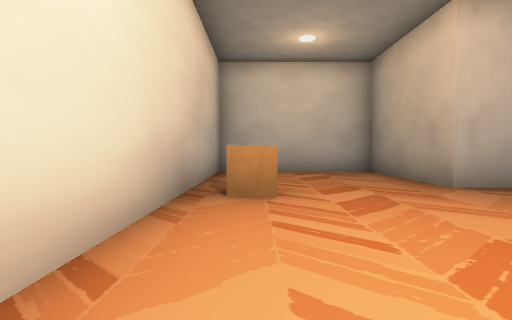
view 1 (above)

15 first-person views from a walk through a 3-D level made in the Unity game engine. The camera is 1.2 m above the floor, tilts 2° down and sees 80° across. The floor is counted in squares, 2 m on a side. Each view is taken from the middle of a square. On the plan, view 1 faces up. The plan holds only what a view shows up to about 9 squares ahead; the rest is blank. The place goes on beyond the plan. Some animated figures are left out. Door leaves are left out, so doorways stand open. Some surface patterns are stand-ins.

view 2
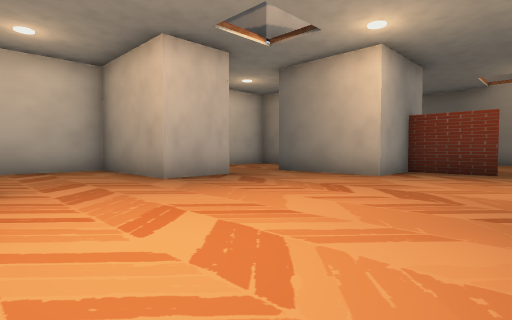

view 3
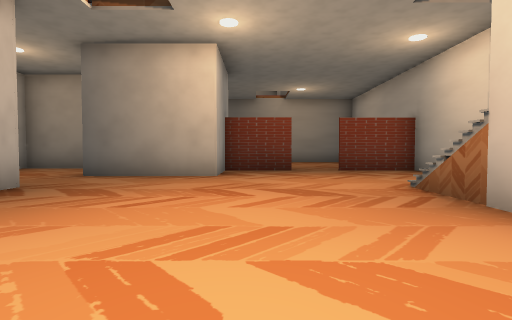

view 4
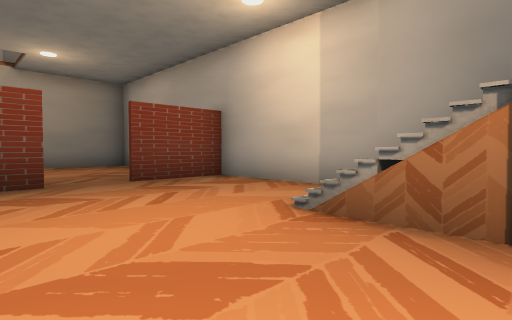

view 5
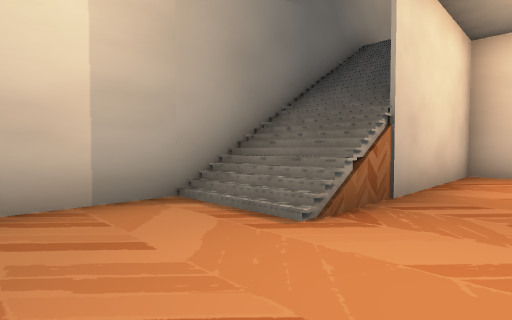

view 6
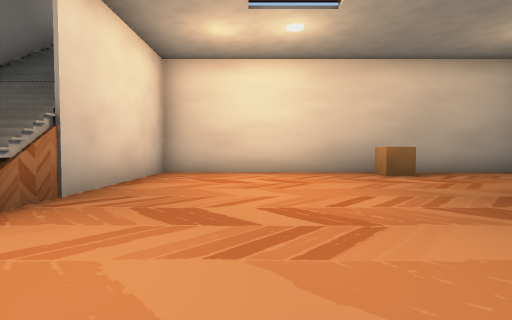

view 7
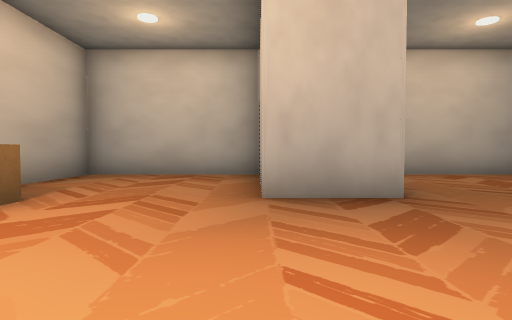

view 8
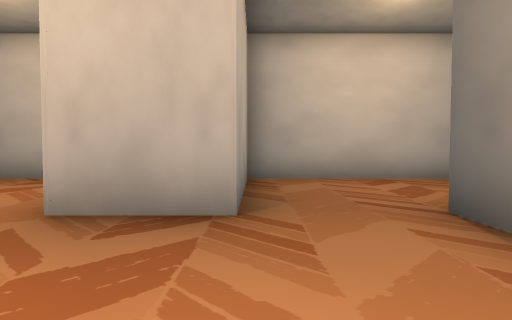

view 9
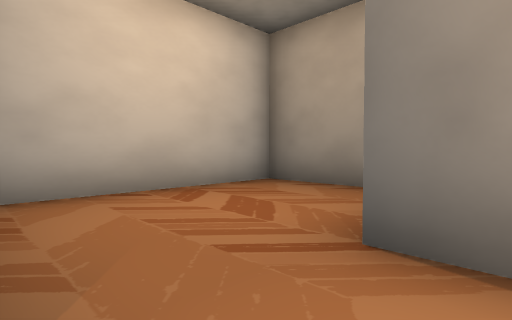

view 10
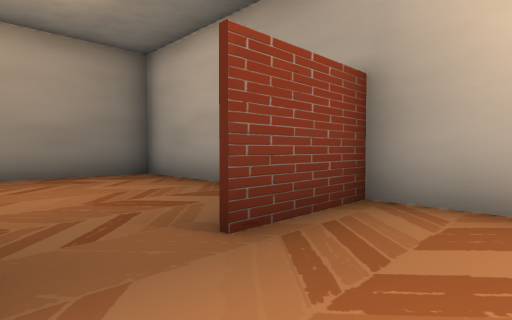

view 11
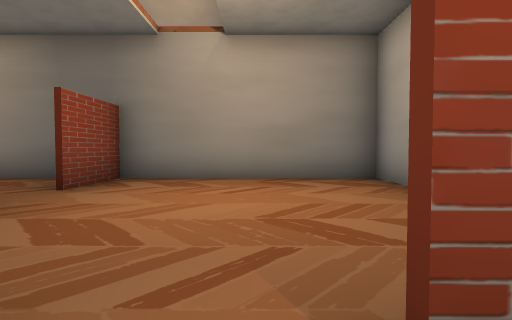

view 12
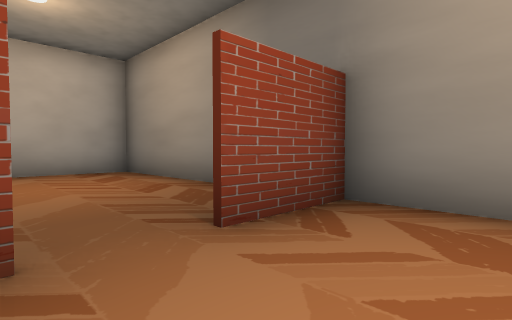

view 13
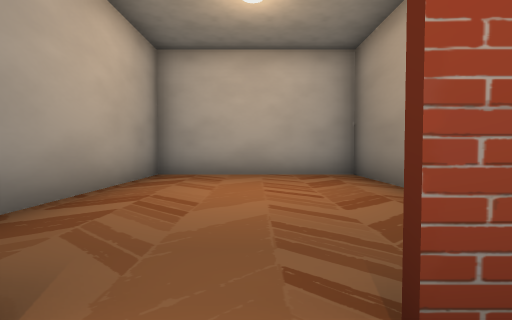

view 14
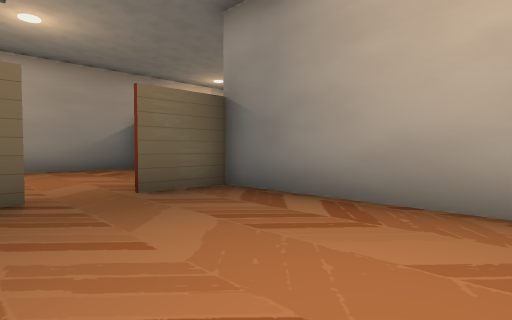

view 15
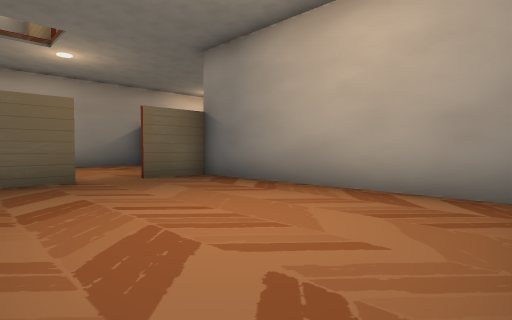

### Floor plan
Key: @ floor where view 1 was taken; # wall or solid block; . floor; / step, stairs or slope; O other object.
Columns run from 2 left of view 1 to 15 right of it. Each row starts with its distance up from view 1.
  9  ##### ###########
  8  #...# #....#....#
  7  #...# #....#....#
  6  #...# #....#....#
  5  #...###.# ##....#
  4  #O......###.....#
  3  #.......###.....#
  2  #.......#####.###
  1  #.........#.....#
  0  /@........#.....#
 -1  /.###...........#
 -2    /////...#.....#
 -3   //////...#.....#
 -4 ##################

Positions as (right, up) in squares from view 1, and headings:
1: (0, 0), facing up
2: (0, -1), facing up-right
3: (0, 1), facing right
4: (3, 1), facing down-right
5: (7, 0), facing down-left
6: (7, 1), facing left
7: (3, 1), facing up
8: (5, 2), facing up
9: (5, 4), facing up-right
10: (7, 0), facing down-right
11: (8, -1), facing right
12: (11, 0), facing up-right
13: (12, 1), facing up
14: (13, 6), facing down-left
15: (14, 8), facing down-left
